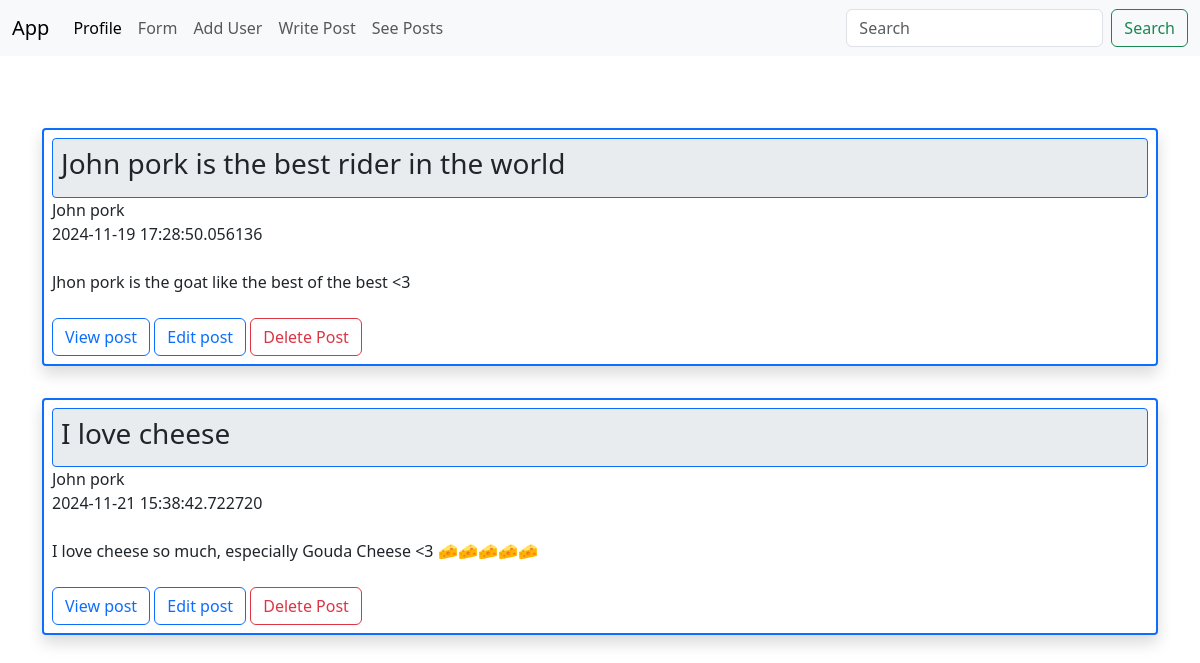
Page /posts on the earlier database version.
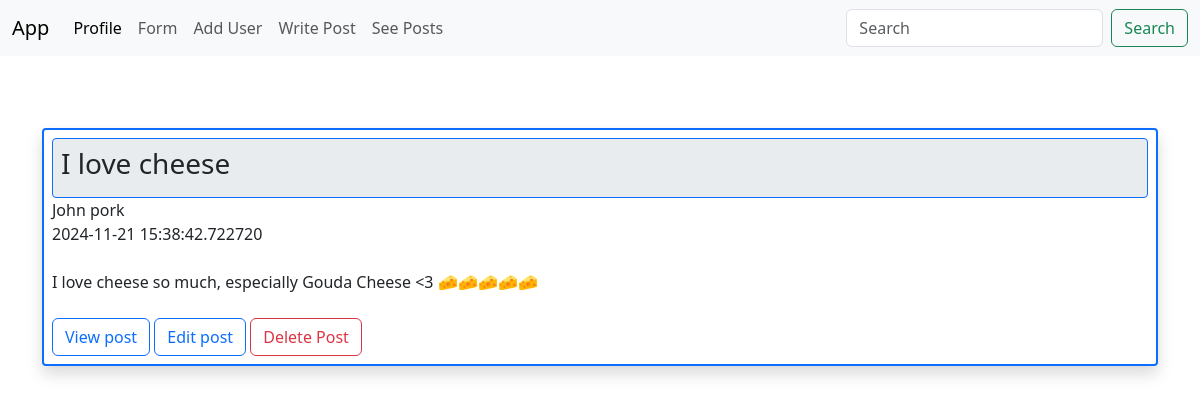
Same page on the later database version.
### app.py (models this page shows)
class Posts(db.Model):
    id = db.Column(db.Integer, primary_key=True)
    title = db.Column(db.String(255))
    content = db.Column(db.Text)
    author = db.Column(db.String(255))
    date_posted = db.Column(db.DateTime, default=datetime.now())
    slug = db.Column(db.String(255))

### app.py (the view)
@app.route('/posts')
def posts():
    posts = Posts.query.order_by(Posts.date_posted)
    return render_template('posts.html',
                            posts=posts)

### templates/posts.html (shortened to what this page needs)
{% extends 'base.html' %}
{% block content %}
    <br/>
    {% for post in posts %}
        <div class="border border-2 border-primary rounded-1 shadow p-2 mb-2 bg-body-light rounded">
        <div class="border border-1 rounded-1 border-primary p-2 bg-body-secondary">
        <h3> {{ post.title }} <br/></h3>
        </div>
        {{ post.author }} <br/>
        {{ post.date_posted }} <br/><br>
        {{ post.content }} <br/>
        <br>
        <a href="{{ url_for('post', id=post.id) }}" class="btn btn-outline-primary">View post</a>
        <a href="{{ url_for('edit_post', id=post.id) }}" class="btn btn-outline-primary">Edit post</a>
        <a href="{{ url_for('delete_post', id=post.id) }}" class="btn btn-outline-danger">Delete Post</a>
        </div>
        <br>
    {% endfor %}
{% endblock %}

### templates/base.html (shortened to what this page needs)
<!doctype html>
<html lang="en">
  <head>
    <link href="https://cdn.jsdelivr.net/npm/bootstrap@5.3.3/dist/css/bootstrap.min.css" rel="stylesheet">
    <link href="{{url_for('static', filename='css/style.css')}}" rel="stylesheet">
  </head>
  <body>
    {% include 'navbar.html' %}
    <div class="container">
        <br></br>
        {% block content%}
        {% endblock %}
    </div>
  </body>
</html>

### templates/navbar.html (shortened to what this page needs)
<nav class="navbar navbar-expand-lg bg-body-tertiary">
    <div class="container-fluid">
      <a class="navbar-brand" href="{{url_for('home')}}">App</a>
      <div class="collapse navbar-collapse" id="navbarSupportedContent">
        <ul class="navbar-nav me-auto mb-2 mb-lg-0">
          <li class="nav-item">
            <a class="nav-link active" aria-current="page" href="{{url_for('user', name='jhon')}}">Profile</a>
          </li>
          <li class="nav-item">
            <a class="nav-link" href="{{url_for('form')}}">Form</a>
          </li>
          <li class="nav-item">
            <a class="nav-link" href="{{url_for('add_user')}}">Add User</a>
          </li>
          <li class="nav-item">
            <a class="nav-link" href="{{url_for('add_post')}}">Write Post</a>
          </li>
          <li class="nav-item">
            <a class="nav-link" href="{{url_for('posts')}}">See Posts</a>
          </li>
        </ul>
        <form class="d-flex" role="search">
          <input class="form-control me-2" type="search" placeholder="Search" aria-label="Search">
          <button class="btn btn-outline-success" type="submit">Search</button>
        </form>
      </div>
    </div>
  </nav>

Differences in the rows shown:
removed Posts: title "John pork is the best rider in the world", author "John pork", date_posted "2024-11-19 17:28:50.056136", content "Jhon pork is the goat like the best of the best <3"
